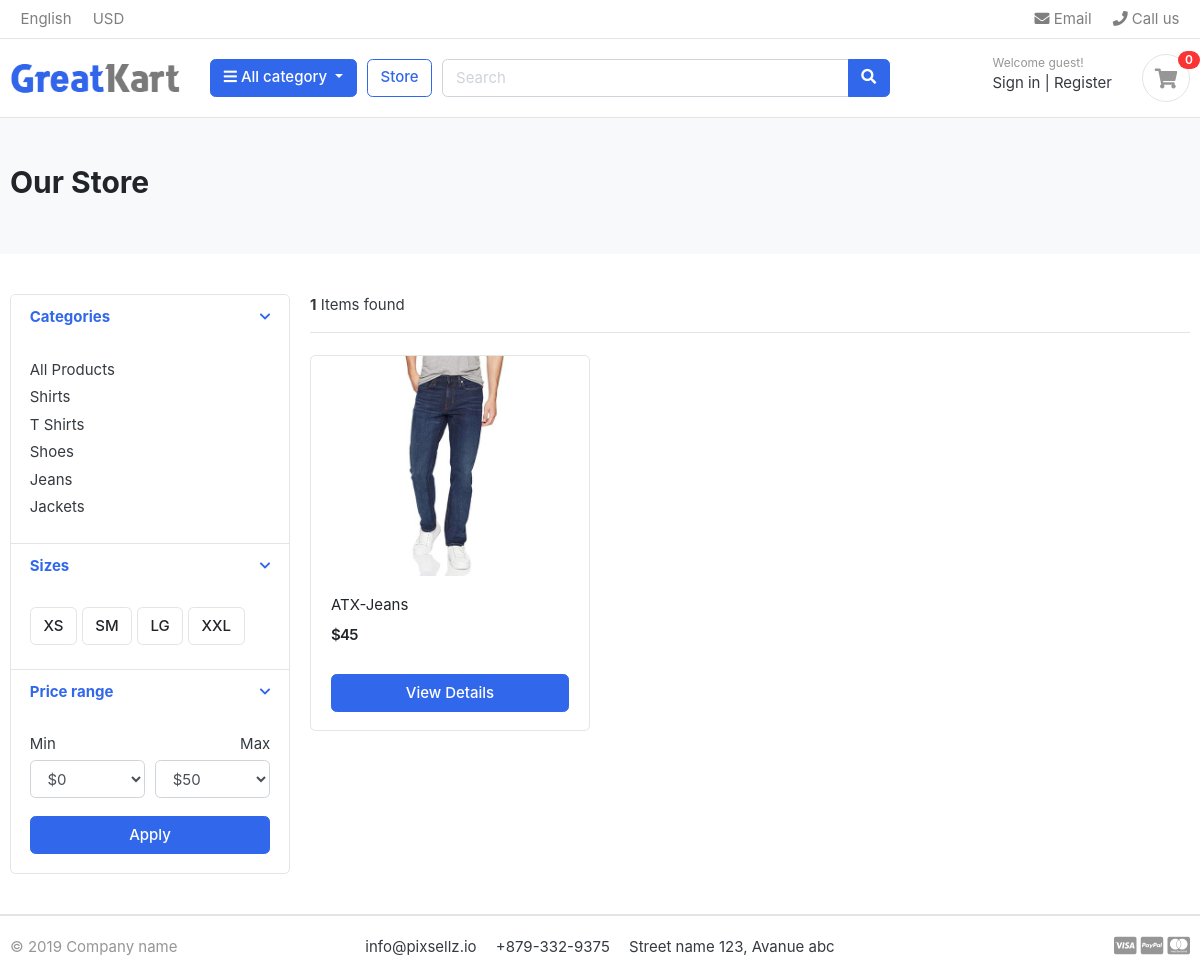
The app's page /store/category/jeans/, older data.
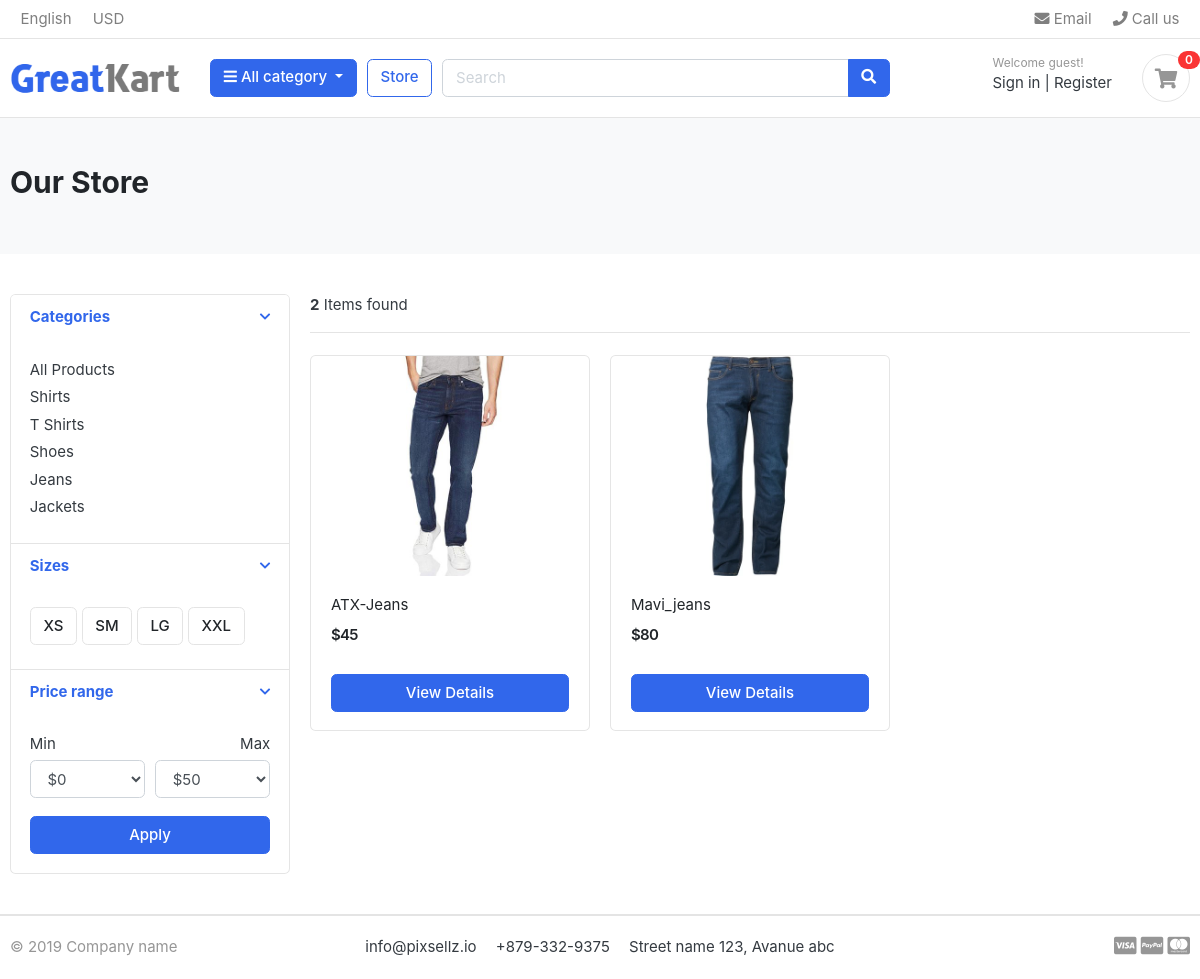
The same page, newer data.
### category/models.py (models this page shows, shortened)
class Category(models.Model):
    category_name = models.CharField(max_length=100)
    slug = models.SlugField(unique=True)
    description = models.TextField(max_length=255,blank=True, null=True)
    cat_image = models.ImageField(upload_to='photos/categories',blank=True)
    class Meta:
        verbose_name = 'category'
        verbose_name_plural = 'categories'
    def get_url(self):
        return reverse('products_by_category', args=[self.slug])

### store/models.py (models this page shows, shortened)
class Product(models.Model):
    product_name = models.CharField(max_length=200 , unique=True)
    slug = models.SlugField(max_length=200, unique=True)
    price = models.IntegerField()
    stock = models.IntegerField()
    images= models.ImageField(upload_to='photos/products')
    description = models.TextField( max_length=500, blank=True)
    is_available = models.BooleanField(default=True)
    category = models.ForeignKey(Category, on_delete=models.CASCADE)
    created_date = models.DateTimeField(auto_now_add=True)
    modified_date = models.DateTimeField(auto_now=True)
    def get_url(self):
        return reverse('product_detail', args=[self.category.slug, self.slug])

### store/views.py (the view)
# urls.py: path('store/', include('store.urls')),
def store(request, category_slug=None):
    categories= None
    products=None
    if category_slug != None:
        categories=get_object_or_404(Category, slug=category_slug)
        products=Product.objects.filter(category=categories, is_available=True)
    else:
        products=Product.objects.all().filter(is_available=True).order_by('id')
    paginator = Paginator(products, 3)
    page = request.GET.get('page')
    paged_products = paginator.get_page(page)
    product_count=products.count()
    context={'products':paged_products,
             'product_count':product_count}
    return render(request, 'store/store.html',context)

### carts/context_processors.py (called while the page is built)
def couter(request):
    cart_count = 0
    if 'admin' in request.path:
        return {}
    else:
        try:
            cart = Cart.objects.filter(cart_id=_cart_id(request))
            cart_items = CartItem.objects.all().filter(cart=cart[:1])
            for cart_item in cart_items:
                cart_count += cart_item.quantity
        except Cart.DoesNotExist:
            cart_count = 0
    return dict(cart_count=cart_count)

### carts/views.py (called while the page is built)
def _cart_id(request):
    cart = request.session.session_key
    if not cart:
        cart = request.session.create()
    return cart

### category/context_processors.py (called while the page is built)
def menu_links(request):
    links = Category.objects.all()
    return dict(links=links)

### templates/store/store.html (shortened to what the changed rows need)
{% extends 'base.html'%} {%load static%} {%block content%}
<body>
  <section class="section-pagetop bg">
    <div class="container">
      {%if 'search' in request.path%}
      <h2 class="title-page">Search Results</h2>
      {% else %}
      <h2 class="title-page">Our Store</h2>
      {% endif %}
    </div>
  </section>
  <section class="section-content padding-y">
    <div class="container">
      <div class="row">
        <aside class="col-md-3">
          <div class="card">
            <article class="filter-group">
              <div class="filter-content collapse show" id="collapse_1">
                <div class="card-body">
                  <ul class="list-menu">
                    {% for category in links %}
                    <li>
                      <a href="{{category.get_url}}"
                        >{{category.category_name}}
                      </a>
                    </li>
                    {% endfor %}
                  </ul>
                </div>
              </div>
            </article>
          </div>
        </aside>
        <main class="col-md-9">
          <header class="border-bottom mb-4 pb-3">
            <div class="form-inline">
              <span class="mr-md-auto"
                ><b>{{product_count}}</b> Items found
              </span>
            </div>
          </header>
          <div class="row">
            {%if products %}
            {% for product in products %}
            <div class="col-md-4">
              <figure class="card card-product-grid">
                <div class="img-wrap">
                  <a href="{{product.get_url}}">
                    <img src="{{product.images.url}}" />
                  </a>
                </div>
                <figcaption class="info-wrap">
                  <div class="fix-height">
                    <a href="{{product.get_url}}" class="title"
                      >{{product.product_name}}</a
                    >
                    <div class="price-wrap mt-2">
                      <span class="price">${{product.price}}</span>
                    </div>
                  </div>
                  <a
                    href="{{product.get_url}}"
                    class="btn btn-block btn-primary"
                    >View Details</a
                  >
                </figcaption>
              </figure>
            </div>
            {% endfor %}
            {% else %}
            <div class="col-md-12 text-center text-danger">
              <h6>No products found. Please try again.</h6>
            </div>
            {% endif %}
          </div>
        </main>
      </div>
    </div>
  </section>
</body>
{%endblock%}

Row changes from the older to the newer data that the page shows:
added Product: images (picture), product_name "Mavi_jeans", price "80"
Text that changed along with them:
{{ product_count }}: "1" → "2"
